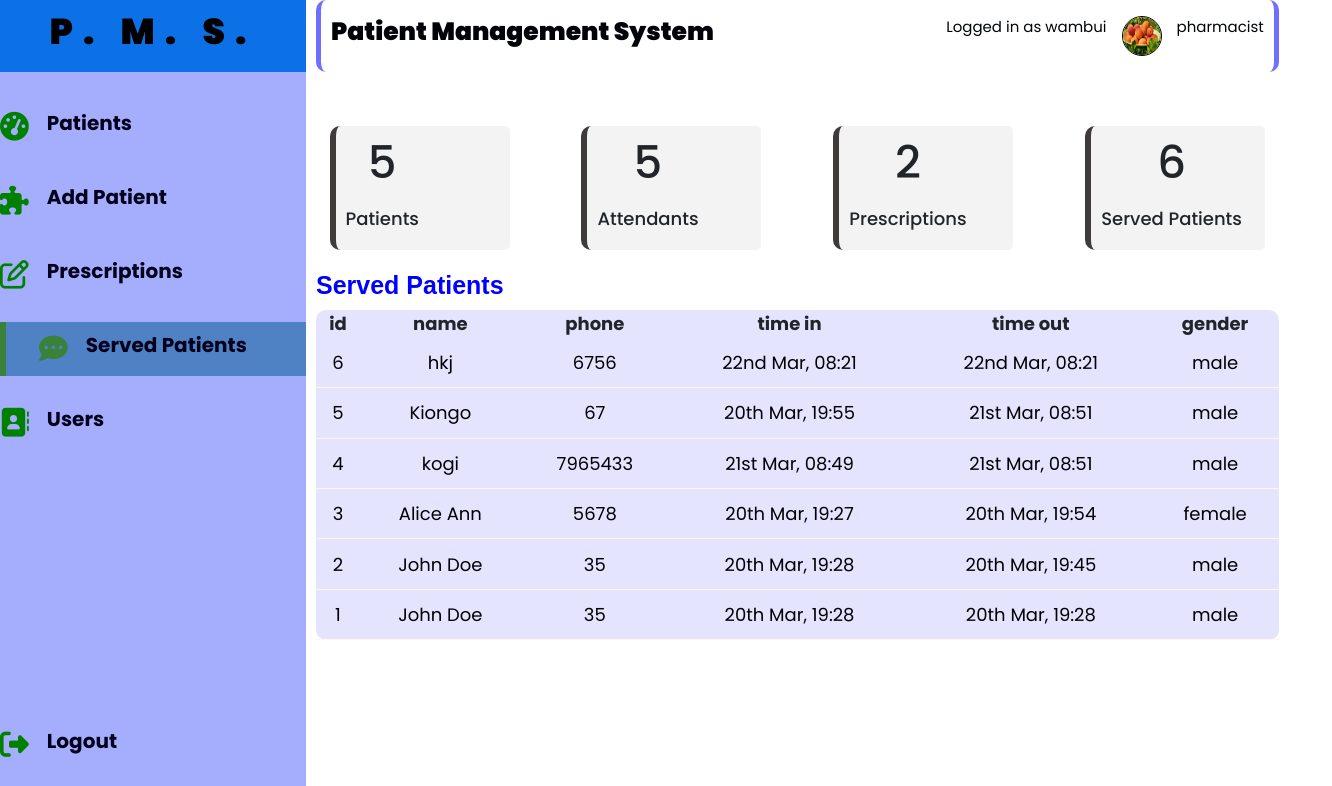
Screenshot of /served_patients.php (signed in) with the database file from the repository.
### tables this page shows
CREATE TABLE `users` (
  `id` int(255) NOT NULL,
  `first_name` varchar(255) NOT NULL,
  `last_name` varchar(255) NOT NULL,
  `email` varchar(255) NOT NULL,
  `role` varchar(255) NOT NULL,
  `password` varchar(255) NOT NULL,
  `profile_photo` varchar(255) DEFAULT NULL,
  `is_admin` int(255) NOT NULL
);

CREATE TABLE `served_patients` (
  `id` int(255) NOT NULL,
  `patient_name` varchar(255) NOT NULL,
  `patient_id` int(255) NOT NULL,
  `patient_email` varchar(255) NOT NULL,
  `patient_phone` int(255) NOT NULL,
  `patient_weight` int(255) NOT NULL,
  `blood_type` varchar(255) NOT NULL,
  `gender` varchar(255) NOT NULL,
  `adm_date` datetime NOT NULL,
  `reg_time` datetime NOT NULL DEFAULT current_timestamp()
);

### served_patients.php (the view, shortened to what this page needs)
<?php
include "config/config.php";
if(!isset($_SESSION['user-id'])) {
  header('Location: login.php');
  die();
}else {
  $current_user = $_SESSION['user-id'];
  $select_user = "SELECT * FROM users WHERE id = $current_user";
  $select_user_result = mysqli_query($dbconnection,$select_user);
  $select_array = mysqli_fetch_assoc($select_user_result);
}
?>
<?php include "header.php"; ?>
  <div class="container-static">
    <aside>
      <div class="top">
        <div class="logo">
          <h2>P. M. S.</h2>
        </div>
      </div>
      <div class="side-bar">
        <a  href="index.php">
          <span><i class="fa fa-tachometer" aria-hidden="true"></i></span>
          <h3>Patients</h3>
        </a>
        <a href="add-patient.php">
          <span><span><i class="fa fa-puzzle-piece" aria-hidden="true"></i></span></span>
          <h3>Add Patient</h3>
        </a>
        <a href="prescriptions.php">
          <span><i class="fa fa-pencil-square-o" aria-hidden="true"></i>
          </span>
          <h3>Prescriptions</h3>
        </a>
        <a class="active" href="">
          <span><i class="fa fa-commenting" aria-hidden="true"></i>
          </span>
          <h3>Served Patients</h3>
        </a>
        <a href="users.php">
          <span><i class="fa fa-address-book" aria-hidden="true"></i>
          </span>
          <h3>Users</h3>
        </a>
        <a href="logout.php">
          <span><i class="fa fa-sign-out" aria-hidden="true"></i>
          </span>
          <h3>Logout</h3>
        </a>
      </div>
    </aside>
    <main>
      <div class="admin-header ">
        <div class="admin-logo">
          <h3>Patient Management System</h3>
        </div>
        <div class="profile">
          <p>Logged in as <?= $select_array['first_name'] ?></p>
          <img src="users_profile/<?= $select_array['profile_photo'] ?>" height="50px" width="50px" alt="">
          <p><?= $select_array['role'] ?></p>
        </div>
      </div>
        <?php
        $count_patients_query = "SELECT * FROM patients";
        $count_patients_query_ress = mysqli_query($dbconnection,$count_patients_query);
        $patients_count = mysqli_num_rows($count_patients_query_ress);
        $count_prescription_query = "SELECT * FROM prescriptions";
        $count_prescription_query_ress = mysqli_query($dbconnection,$count_prescription_query);
        $prescriptions_count = mysqli_num_rows($count_prescription_query_ress);
        $count_doctor_query = "SELECT * FROM users";
        $count_doctor_query_ress = mysqli_query($dbconnection,$count_doctor_query);
        $doctor_count = mysqli_num_rows($count_doctor_query_ress);
        $count_served_query = "SELECT * FROM served_patients";
        $count_served_query_ress = mysqli_query($dbconnection,$count_served_query);
        $served_count = mysqli_num_rows($count_served_query_ress);
        ?>
      <div class="insights container d-flex">
        <div class="products col-md-3">
          <div class="middle">
            <div class="left">
              <h1><?= $patients_count ?></h1>
              <h3><?php if($patients_count == 1) {
                echo "Patient";
              } else {
                echo "Patients";
              } ?></h3>
            </div>
          </div>
        </div>
        <div class="bids col-md-3">
          <div class="middle">
            <div class="left">
              <h1><?=  $doctor_count ?></h1>
              <h3><?php if($prescriptions_count == 1) {
                echo "Attendant";
              }else {
                echo "Attendants";
              } ?></h3>
            </div>
          </div>
        </div>
        <div class="users col-md-3">
          <div class="middle">
            <div class="left">
            <h1><?= $prescriptions_count  ?></h1>
            <h3><?php if($prescriptions_count == 1) {
              echo "Prescription";
            } else {
              echo "Prescriptions";
            } ?></h3>
            </div>
          </div>
        </div>
        <div class="users col-md-3">
          <div class="middle">
            <div class="left">
            <h1><?= $served_count  ?></h1>
            <h3><?php if($served_count == 1) {
              echo "Served Patient";
            }else {
              echo "Served Patients";
            } ?></h3>
            </div>
          </div>
        </div>
      </div>
      <?php
      $select_patients = "SELECT * FROM served_patients order by reg_time desc";
      $select_patients_result = mysqli_query($dbconnection,$select_patients);
      ?>
      <div class="recent-order">
        <h2>Served Patients</h2>
        <?php if(mysqli_num_rows($select_patients_result) > 0) : ?>
        <table>
          <thead>
            <tr>
              <th>id</th>
              <th>name</th>
              <th>phone</th>
              <th>time in</th>
              <th>time out</th>
              <th>gender</th>
            </tr>
          </thead>
          <tbody>
          <?php while($patient = mysqli_fetch_assoc($select_patients_result)) : ?>
            <?php $date = date_create($patient['reg_time']); ?>
            <?php $date_2 = date_create($patient['adm_date']); ?>
            <tr class="table-btn">
              <td><?= $patient['id'] ?></td>
              <td><?= $patient['patient_name'] ?></td>
              <td><?= $patient['patient_phone'] ?></td>
              <td><?= date_format($date_2, "jS M, H:i")?></td>
              <td><?= date_format($date, "jS M, H:i")?></td>
              <td><?= $patient['gender'] ?></td>
            </tr>
            <?php endwhile ?>
          </tbody>
        </table>
        <?php else : ?>
        <p>No served patients yet.</p>
        <?php endif ?>
      </div>
    </main>
  </div>
<?php include "footer.php" ?>

### css/style.css (style rules this page uses)
:root { --color-primary: rgb(58, 129, 58); --color-danger: rgb(219, 37, 37); --color-success: rgb(42, 173, 42); --color-warning: rgb(117, 117, 15); --color-white: #fff; --color-background: rgba(243, 243, 243, 0.479); }
* { margin: 0; padding: 0; outline: none; border: 0; text-decoration: none; list-style: none; box-sizing: border-box; font-family: 'Poppins', sans-serif; }
html { font-size: 18px; }
body { width: 100%; height: 100vh; font-family: "Times New Roman", Times, serif; font-size: 0.88rem; background-color: var(--color-background); user-select: none; overflow-x: hidden; }
a { color: rgb(0, 0, 0); }
img { display: block; width: 100%; }
h1 { font-weight: 800; font-size: 1.8rem; }
h2 { font-size: 1.4rem; }
h3 { font-size: 0.87rem; }
p { color: black; }
.container-static { display: grid; width: 96%; gap: 0rem; grid-template-columns: 17rem auto; }
aside { height: 100vh; }
aside .top { background: rgb(12, 113, 230); display: flex; align-items: center; justify-content: center; padding: 10px 4px; }
aside .logo { display: flex; align-items: center; justify-content: center; color: rgb(0, 0, 0); }
aside .logo h2 { letter-spacing: 10px; font-weight: 900; text-align: center; }
aside .side-bar { background-color: rgba(146, 157, 253, 0.822); display: flex; flex-direction: column; height: 100vh; position: relative; padding-top: 1rem; }
aside h3 { font-weight: 700; font-size: 20px; color: rgb(2, 0, 27); }
aside .side-bar a { display: flex; color: green; margin: 10px 0; gap: 1rem; font-size: 18px; align-items: center; position: relative; height: 3rem; font-weight: 700; transition: all 300ms ease; text-decoration: none; }
aside .side-bar a span { font-size: 1.6rem; }
aside .side-bar a:last-child { position: absolute; bottom: 5rem; width: 100%; }
aside .side-bar a.active, a:hover { background: rgb(78, 130, 197); color: black; font-weight: 700; margin-left: 0; }
aside .side-bar a.active:before { content: ""; width: 6px; height: 100%; background-color: var(--color-primary); }
aside .side-bar a.active span { color: var(--color-primary); margin-left: calc(1rem - 3px); }
.admin-header { display: flex; justify-content: space-between; align-items: center; border-bottom-left-radius: 10px; border-top-left-radius: 10px; border-left: 5px solid rgb(110, 110, 255); border-bottom-right-radius: 10px; border-top-right-radius: 10px; border-right: 5px solid rgb(110, 110, 255); height: 4rem; padding: 0 10px; }
.admin-header .admin-logo h3 { color: #020308; font-size: 25px; font-weight: 900; }
.admin-header .profile p { color: rgb(1, 4, 7); font-size: 15px; }
.admin-header .profile { display: flex; justify-content: space-around; gap: 15px; }
.admin-header .profile img { height: 40px; width: 40px; border-radius: 50%; border: 1px solid black; }
main { padding-left: 10px; }
main .insights { display: flex; justify-content: space-between; flex-wrap: wrap; }
main .insights>div { background-color: rgb(243, 243, 243); padding: 10px; text-align: center; width: 10rem; margin-top: 3rem; transition: all 300s ease; border-left: 6px solid rgb(63, 59, 59); border-bottom-left-radius: 10px; border-top-left-radius: 10px; border-bottom-right-radius: 5px; border-top-right-radius: 5px; }
main .insights>div .middle { display: flex; align-items: center; justify-content: space-between; }
main .insights h3 { margin: 1rem 0 0.6rem; font-size: 1rem; }
main .recent-order { margin-top: 20px; margin-bottom: 0.8rem; }
main .recent-order h2 { margin: 10px 0; color: blue; font-size: 25px; font-weight: 600; }
main .recent-order table { background-color: rgb(228, 228, 255); width: 100%; border-radius: 10px; padding: 10px; text-align: center; transition: all 300ms ease; }
main .recent-order h2 { font-family: "Franklin Gothic Medium", "Arial Narrow", Arial, sans-serif; }
main table tbody td { height: 2.8rem; border-bottom: 1px solid cornsilk; color: black; padding: 5px 8px; }
main table tbody tr:last-child { border: none; }

### rows the page displays
users: first_name "wambui", profile_photo (picture), role "pharmacist"
served_patients: id "6", patient_name "hkj", patient_phone "6756", adm_date "22nd Mar, 08:21", reg_time "22nd Mar, 08:21", gender "male"
served_patients: id "5", patient_name "Kiongo", patient_phone "67", adm_date "20th Mar, 19:55", reg_time "21st Mar, 08:51", gender "male"
served_patients: id "4", patient_name "kogi", patient_phone "7965433", adm_date "21st Mar, 08:49", reg_time "21st Mar, 08:51", gender "male"
served_patients: id "3", patient_name "Alice Ann", patient_phone "5678", adm_date "20th Mar, 19:27", reg_time "20th Mar, 19:54", gender "female"
served_patients: id "2", patient_name "John Doe", patient_phone "35", adm_date "20th Mar, 19:28", reg_time "20th Mar, 19:45", gender "male"
served_patients: id "1", patient_name "John Doe", patient_phone "35", adm_date "20th Mar, 19:28", reg_time "20th Mar, 19:28", gender "male"

### other values shown
$patients_count "5"
$doctor_count "5"
$prescriptions_count "2"
$served_count "6"
